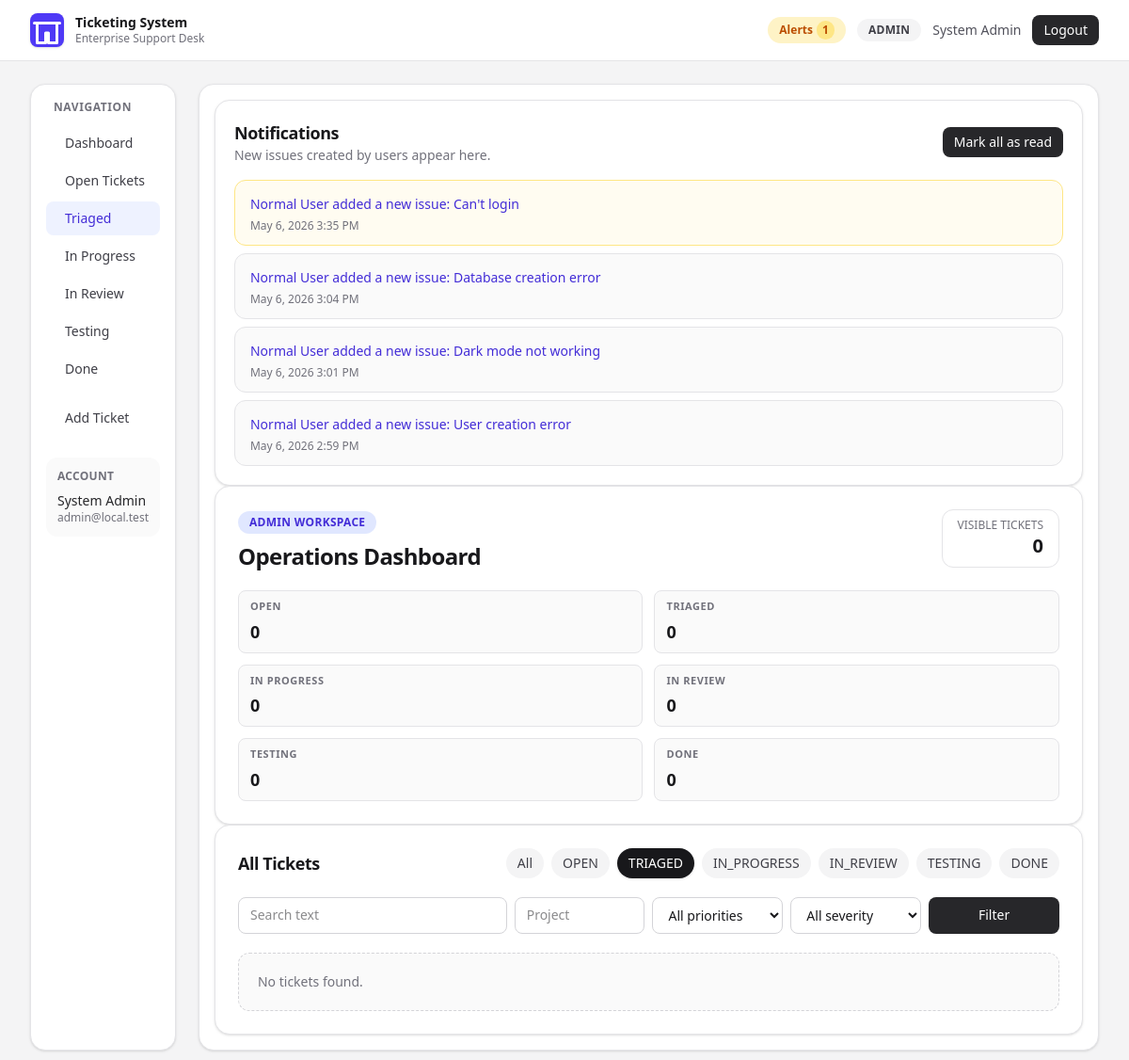
Before: /?status=TRIAGED (signed in) with the older database file.
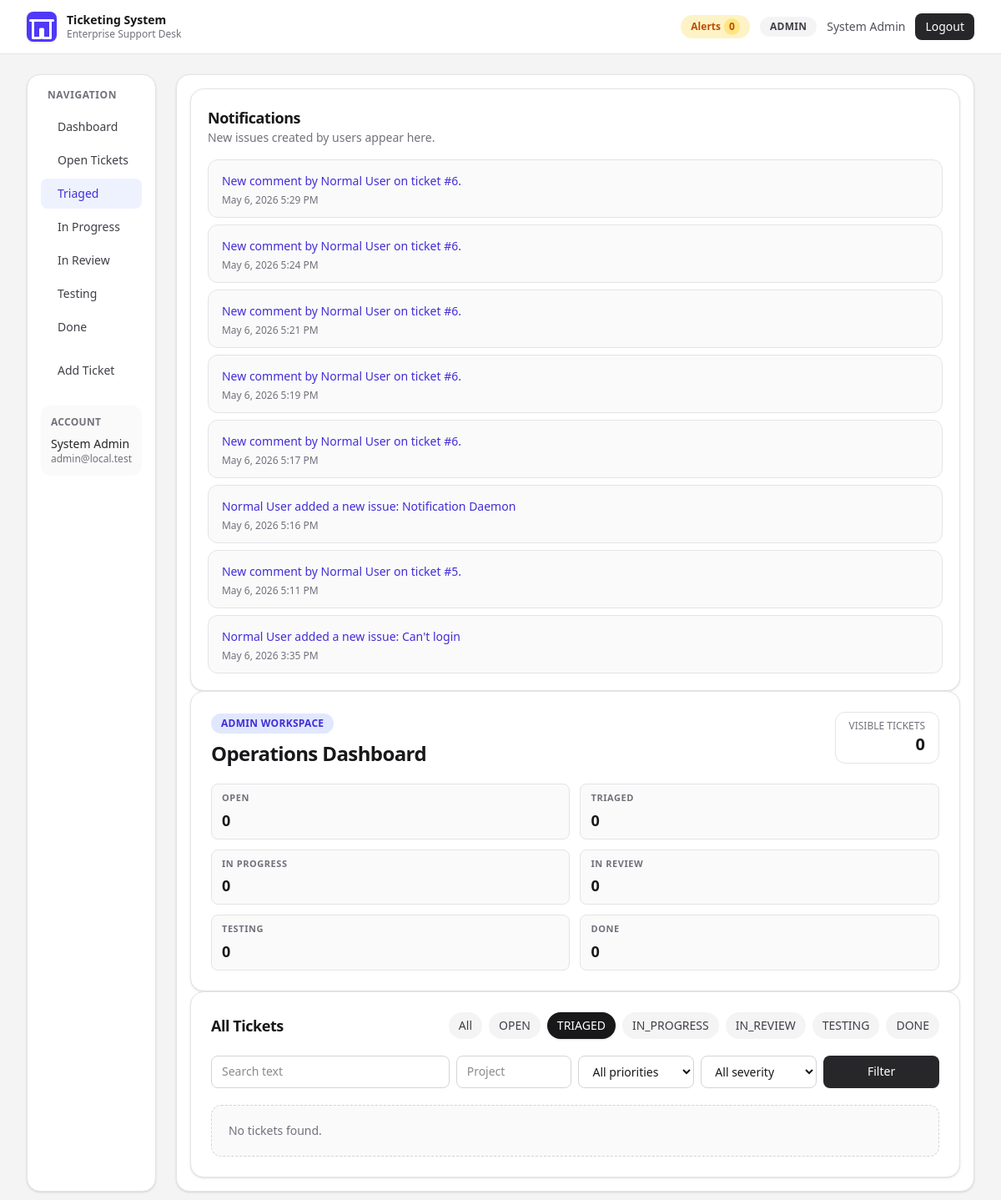
After: the same page with the newer database file.
### tables this page shows
CREATE TABLE "User" (
    "id" INTEGER NOT NULL PRIMARY KEY AUTOINCREMENT,
    "name" TEXT NOT NULL,
    "email" TEXT NOT NULL,
    "password" TEXT NOT NULL,
    "role" TEXT NOT NULL DEFAULT 'USER',
    "createdAt" DATETIME NOT NULL DEFAULT CURRENT_TIMESTAMP,
    "updatedAt" DATETIME NOT NULL
);

CREATE TABLE "Notification" (
    "id" INTEGER NOT NULL PRIMARY KEY AUTOINCREMENT,
    "userId" INTEGER NOT NULL,
    "ticketId" INTEGER,
    "message" TEXT NOT NULL,
    "isRead" BOOLEAN NOT NULL DEFAULT false,
    "createdAt" DATETIME NOT NULL DEFAULT CURRENT_TIMESTAMP, commentId INTEGER,
    CONSTRAINT "Notification_userId_fkey" FOREIGN KEY ("userId") REFERENCES "User" ("id") ON DELETE CASCADE ON UPDATE CASCADE,
    CONSTRAINT "Notification_ticketId_fkey" FOREIGN KEY ("ticketId") REFERENCES "Ticket" ("id") ON DELETE SET NULL ON UPDATE CASCADE
);

### public/index.php (the view, shortened to what the rows shown need)
<?php
require_once __DIR__ . '/../src/db.php';
require_once __DIR__ . '/../src/auth.php';
require_once __DIR__ . '/../src/tickets.php';
$loginError = null;
$selectedStatus = $_GET['status'] ?? null;
$searchQuery = trim((string) ($_GET['q'] ?? ''));
$selectedProject = trim((string) ($_GET['project'] ?? ''));
$selectedPriority = $_GET['priority'] ?? null;
$selectedSeverity = $_GET['severity'] ?? null;
$selectedAssigneeId = (int) ($_GET['assigneeUserId'] ?? 0);
$user = currentUser();
$adminNotifications = [];
$unreadNotificationCount = 0;
try {
    $filters = [
        'status' => $selectedStatus,
        'q' => $searchQuery,
        'project' => $selectedProject,
        'priority' => $selectedPriority,
        'severity' => $selectedSeverity,
        'assigneeUserId' => $selectedAssigneeId,
    ];
    $tickets = $user ? listTickets($user, $filters) : [];
    if ($user !== null) {
        $adminNotifications = listUserNotifications($user);
        $unreadNotificationCount = unreadNotificationCount($user);
        $assignableUsers = listAssignableUsers();
    }
} catch (Throwable $e) {
    $error = $e->getMessage();
    $tickets = [];
}
$statusCounts = array_fill_keys(ALLOWED_STATUSES, 0);
?>
<!DOCTYPE html>
<html lang="en">
<head>
  <link rel="stylesheet" href="/assets/app.css">
</head>
<body class="min-h-screen bg-zinc-100 text-zinc-900 antialiased">
  <nav class="sticky top-0 z-30 border-b border-zinc-200 bg-white/95 backdrop-blur">
    <div class="mx-auto flex h-16 max-w-[1400px] items-center justify-between px-4 sm:px-6 lg:px-8">
      <div class="flex items-center gap-3">
        <?php if ($user !== null): ?>
          <a id="admin-alert-chip" href="#notifications-section" class="inline-flex items-center gap-1 rounded-full bg-amber-100 px-3 py-1 text-xs font-semibold text-amber-700 hover:bg-amber-200">
            Alerts
            <span id="admin-alert-count" class="rounded-full bg-amber-200 px-1.5 py-0.5"><?= $unreadNotificationCount ?></span>
          </a>
          <span class="rounded-full bg-zinc-100 px-3 py-1 text-xs font-semibold uppercase tracking-wide text-zinc-700"><?= htmlspecialchars((string) $user['role'], ENT_QUOTES, 'UTF-8') ?></span>
          <span class="hidden text-sm text-zinc-600 md:inline"><?= htmlspecialchars((string) $user['name'], ENT_QUOTES, 'UTF-8') ?></span>
          <form method="post">
            <button class="rounded-lg bg-zinc-800 px-3 py-1.5 text-sm font-medium text-white transition hover:bg-zinc-900">Logout</button>
          </form>
        <?php else: ?>
          <span class="text-sm text-zinc-600">Sign in required</span>
        <?php endif; ?>
      </div>
    </div>
  </nav>
  <main class="mx-auto max-w-[1400px] px-4 py-6 sm:px-6 lg:px-8">
    <?php if ($user === null): ?>
      <section class="mx-auto grid max-w-5xl overflow-hidden rounded-3xl border border-zinc-200/80 bg-white shadow-2xl shadow-indigo-900/10 lg:grid-cols-2">
        <div class="relative hidden bg-gradient-to-br from-indigo-600 via-indigo-700 to-violet-700 p-8 text-white lg:block">
          <div class="absolute -right-16 -top-16 h-48 w-48 rounded-full bg-white/10"></div>
          <div class="absolute -bottom-14 -left-14 h-40 w-40 rounded-full bg-violet-300/20"></div>
          <p class="relative inline-flex rounded-full border border-white/30 bg-white/10 px-3 py-1 text-xs font-semibold uppercase tracking-widest">Support Portal</p>
          <h1 class="relative mt-6 text-3xl font-bold leading-tight">Professional ticket management for your team</h1>
          <p class="relative mt-4 text-sm text-indigo-100">Stay on top of incidents with role-based access, clear priorities, and streamlined workflows.</p>
        </div>
        <div class="p-6 sm:p-8">
          <h1 class="text-2xl font-bold tracking-tight text-zinc-900">Sign in to Dashboard</h1>
          <p class="mt-2 text-sm text-zinc-600">Use seeded accounts: `admin@local.test` / `admin123` or `user@local.test` / `user123`.</p>
        <?php if ($loginError !== null): ?>
          <div class="mt-4 rounded-xl border border-rose-200 bg-rose-50 px-3 py-2 text-sm text-rose-700"><?= htmlspecialchars($loginError, ENT_QUOTES, 'UTF-8') ?></div>
        <?php endif; ?>
        <form method="post" class="mt-6 space-y-4">
          <input type="hidden" name="action" value="login">
          <label class="block text-sm">
            <span class="mb-1.5 block font-medium text-zinc-700">Email</span>
            <input name="email" type="email" required class="w-full rounded-xl border border-zinc-300 px-3 py-2.5 focus:border-indigo-300 focus:outline-none focus:ring focus:ring-indigo-200">
          </label>
          <label class="block text-sm">
            <span class="mb-1.5 block font-medium text-zinc-700">Password</span>
            <input name="password" type="password" required class="w-full rounded-xl border border-zinc-300 px-3 py-2.5 focus:border-indigo-300 focus:outline-none focus:ring focus:ring-indigo-200">
          </label>
          <button class="inline-flex w-full justify-center rounded-xl bg-indigo-600 px-4 py-2.5 font-medium text-white shadow-sm shadow-indigo-600/30 transition hover:-translate-y-0.5 hover:bg-indigo-700">Sign In</button>
        </form>
        </div>
      </section>
    <?php else: ?>
      <section class="flex gap-6">
        <aside class="sticky top-20 h-fit w-60 flex-none rounded-2xl border border-zinc-200 bg-white p-4 shadow-sm">
          <p class="px-2 text-xs font-semibold uppercase tracking-wider text-zinc-500">Navigation</p>
          <nav class="mt-3 space-y-1">
            <a href="/" class="flex items-center gap-2 rounded-lg px-3 py-2 text-sm font-medium transition <?= $selectedStatus === null ? 'bg-indigo-50 text-indigo-700' : 'text-zinc-700 hover:bg-zinc-100' ?>">
              Dashboard
            </a>
            <a href="/?status=OPEN" class="flex items-center gap-2 rounded-lg px-3 py-2 text-sm font-medium transition <?= $selectedStatus === 'OPEN' ? 'bg-indigo-50 text-indigo-700' : 'text-zinc-700 hover:bg-zinc-100' ?>">
              Open Tickets
            </a>
            <a href="/?status=TRIAGED" class="flex items-center gap-2 rounded-lg px-3 py-2 text-sm font-medium transition <?= $selectedStatus === 'TRIAGED' ? 'bg-indigo-50 text-indigo-700' : 'text-zinc-700 hover:bg-zinc-100' ?>">
              Triaged
            </a>
            <a href="/?status=IN_PROGRESS" class="flex items-center gap-2 rounded-lg px-3 py-2 text-sm font-medium transition <?= $selectedStatus === 'IN_PROGRESS' ? 'bg-indigo-50 text-indigo-700' : 'text-zinc-700 hover:bg-zinc-100' ?>">
              In Progress
            </a>
            <a href="/?status=IN_REVIEW" class="flex items-center gap-2 rounded-lg px-3 py-2 text-sm font-medium transition <?= $selectedStatus === 'IN_REVIEW' ? 'bg-indigo-50 text-indigo-700' : 'text-zinc-700 hover:bg-zinc-100' ?>">
              In Review
            </a>
            <a href="/?status=TESTING" class="flex items-center gap-2 rounded-lg px-3 py-2 text-sm font-medium transition <?= $selectedStatus === 'TESTING' ? 'bg-indigo-50 text-indigo-700' : 'text-zinc-700 hover:bg-zinc-100' ?>">
              Testing
            </a>
            <?php if (isAdmin($user)): ?>
              <a href="/?status=DONE" class="flex items-center gap-2 rounded-lg px-3 py-2 text-sm font-medium transition <?= $selectedStatus === 'DONE' ? 'bg-indigo-50 text-indigo-700' : 'text-zinc-700 hover:bg-zinc-100' ?>">
                Done
              </a>
            <?php endif; ?>
          </nav>
          <a href="/add-ticket.php" class="mt-4 flex items-center gap-2 rounded-lg px-3 py-2 text-sm font-medium text-zinc-700 transition hover:bg-zinc-100">
            Add Ticket
          </a>
          <div class="mt-6 rounded-xl bg-zinc-50 p-3">
            <p class="text-xs font-semibold uppercase tracking-wide text-zinc-500">Account</p>
            <p class="mt-2 text-sm font-medium text-zinc-800"><?= htmlspecialchars((string) $user['name'], ENT_QUOTES, 'UTF-8') ?></p>
            <p class="text-xs text-zinc-500"><?= htmlspecialchars((string) $user['email'], ENT_QUOTES, 'UTF-8') ?></p>
          </div>
        </aside>
        <div class="flex-1 space-y-6">
          <aside class="rounded-2xl border border-zinc-200 bg-white p-4 shadow-sm">
          <section id="notifications-section" class="rounded-2xl border border-zinc-200 bg-white p-5 shadow-sm">
              <div class="flex flex-wrap items-center justify-between gap-3">
                <div>
                  <h2 class="text-lg font-semibold tracking-tight">Notifications</h2>
                  <p class="text-sm text-zinc-500">
                    <?= isAdmin($user) ? 'New issues created by users appear here.' : 'Updates from admin on your submitted issues appear here.' ?>
                  </p>
                </div>
                <?php if ($unreadNotificationCount > 0): ?>
                  <form method="post" id="mark-read-form">
                    <button class="rounded-lg bg-zinc-800 px-3 py-1.5 text-sm font-medium text-white hover:bg-zinc-900">
                      Mark all as read
                    </button>
                  </form>
                <?php endif; ?>
              </div>
              <div id="admin-notification-list" class="mt-4 space-y-2">
                <?php foreach ($adminNotifications as $notification): ?>
                  <article class="rounded-xl border px-4 py-3 <?= (int) $notification['isRead'] === 0 ? 'border-amber-200 bg-amber-50/70' : 'border-zinc-200 bg-zinc-50' ?>">
                    <?php if (!empty($notification['ticketId'])): ?>
                      <?php $commentHash = !empty($notification['commentId']) ? '#comment-' . (int) $notification['commentId'] : (str_contains((string) $notification['message'], 'comment') ? '#comments' : ''); ?>
                      <a href="/issue.php?id=<?= (int) $notification['ticketId'] ?><?= $commentHash ?>" class="text-sm font-medium text-indigo-700 hover:underline">
                        <?= htmlspecialchars((string) $notification['message'], ENT_QUOTES, 'UTF-8') ?>
                      </a>
                    <?php else: ?>
                      <p class="text-sm font-medium text-zinc-800"><?= htmlspecialchars((string) $notification['message'], ENT_QUOTES, 'UTF-8') ?></p>
                    <?php endif; ?>
                    <p class="mt-1 text-xs text-zinc-500"><?= htmlspecialchars(date('M j, Y g:i A', strtotime((string) $notification['createdAt'])), ENT_QUOTES, 'UTF-8') ?></p>
                  </article>
                <?php endforeach; ?>
              </div>
            </section>
          <header class="rounded-2xl border border-zinc-200 bg-white p-6 shadow-sm">
            <div class="flex flex-wrap items-start justify-between gap-4">
              <div>
                <p class="inline-flex rounded-full bg-indigo-100 px-3 py-1 text-xs font-semibold uppercase tracking-wide text-indigo-700"><?= isAdmin($user) ? 'Admin Workspace' : 'User Workspace' ?></p>
                <h1 class="mt-2 text-2xl font-bold tracking-tight"><?= isAdmin($user) ? 'Operations Dashboard' : 'My Support Dashboard' ?></h1>
              </div>
              <div class="rounded-xl border border-zinc-200 px-4 py-2 text-right">
                <p class="text-xs uppercase text-zinc-500">Visible Tickets</p>
                <p class="text-xl font-semibold"><?= count($tickets) ?></p>
              </div>
            </div>
            <div class="mt-5 grid gap-3 sm:grid-cols-2 xl:grid-cols-4">
              <?php foreach (ALLOWED_STATUSES as $status): ?>
                <div class="rounded-lg border border-zinc-200 bg-zinc-50 px-3 py-2">
                  <p class="text-[11px] font-semibold uppercase tracking-wider text-zinc-500"><?= htmlspecialchars(str_replace('_', ' ', $status), ENT_QUOTES, 'UTF-8') ?></p>
                  <p class="mt-1 text-lg font-semibold text-zinc-900"><?= (int) $statusCounts[$status] ?></p>
                </div>
              <?php endforeach; ?>
            </div>
          </header>
            <div class="rounded-2xl border border-zinc-200 bg-white p-6 shadow-sm xl:col-span-12">
              <div class="mb-5 flex flex-wrap items-center justify-between gap-3">
                <h2 class="text-lg font-semibold tracking-tight"><?= isAdmin($user) ? 'All Tickets' : 'My Tickets' ?></h2>
                <div class="flex flex-wrap items-center gap-2">
                  <a href="/" class="rounded-full px-3 py-1.5 text-sm font-medium transition <?= $selectedStatus === null ? 'bg-zinc-900 text-white shadow-sm' : 'bg-zinc-100 text-zinc-700 hover:bg-zinc-200' ?>">All</a>
                  <?php foreach (ALLOWED_STATUSES as $status): ?>
                    <a href="/?status=<?= urlencode($status) ?>" class="rounded-full px-3 py-1.5 text-sm font-medium transition <?= $selectedStatus === $status ? 'bg-zinc-900 text-white shadow-sm' : 'bg-zinc-100 text-zinc-700 hover:bg-zinc-200' ?>">
                      <?= htmlspecialchars($status, ENT_QUOTES, 'UTF-8') ?>
                    </a>
                  <?php endforeach; ?>
                </div>
              </div>
              <form method="get" class="mb-5 grid gap-2 md:grid-cols-6">
                <input type="text" name="q" value="<?= htmlspecialchars($searchQuery, ENT_QUOTES, 'UTF-8') ?>" placeholder="Search text" class="rounded-lg border border-zinc-300 px-3 py-2 text-sm md:col-span-2">
                <input type="text" name="project" value="<?= htmlspecialchars($selectedProject, ENT_QUOTES, 'UTF-8') ?>" placeholder="Project" class="rounded-lg border border-zinc-300 px-3 py-2 text-sm">
                <select name="priority" class="rounded-lg border border-zinc-300 px-3 py-2 text-sm">
                  <option value="">All priorities</option>
                </select>
                <select name="severity" class="rounded-lg border border-zinc-300 px-3 py-2 text-sm">
                  <option value="">All severity</option>
                </select>
                <button class="rounded-lg bg-zinc-800 px-3 py-2 text-sm font-medium text-white">Filter</button>
              </form>
              <div class="space-y-4">
                <?php if (count($tickets) === 0): ?>
                  <p class="rounded-xl border border-dashed border-zinc-300 bg-zinc-50 p-5 text-sm text-zinc-500">No tickets found.</p>
                <?php endif; ?>
              </div>
            </div>
          </section>
    <?php endif; ?>
  </main>
</body>
</html>

Changed rows visible on the page:
no longer on this page (row unchanged): notification: message "Normal User added a new issue: Database creation error", createdAt "May 6, 2026 3:04 PM"
no longer on this page (row unchanged): notification: message "Normal User added a new issue: Dark mode not working", createdAt "May 6, 2026 3:01 PM"
no longer on this page (row unchanged): notification: message "Normal User added a new issue: User creation error", createdAt "May 6, 2026 2:59 PM"
added notification: message "New comment by Normal User on ticket #6.", createdAt "May 6, 2026 5:29 PM"
added notification: message "New comment by Normal User on ticket #6.", createdAt "May 6, 2026 5:24 PM"
added notification: message "New comment by Normal User on ticket #6.", createdAt "May 6, 2026 5:21 PM"
added notification: message "New comment by Normal User on ticket #6.", createdAt "May 6, 2026 5:19 PM"
added notification: message "New comment by Normal User on ticket #6.", createdAt "May 6, 2026 5:17 PM"
added notification: message "Normal User added a new issue: Notification Daemon", createdAt "May 6, 2026 5:16 PM"
added notification: message "New comment by Normal User on ticket #5.", createdAt "May 6, 2026 5:11 PM"
changed notification "Normal User added a new issue: Can't login": isRead False → True (drawn)
Other visible differences:
$unreadNotificationCount: "1" → "0"
new list line: "0"
text no longer shown: "Mark all as read"
list line gone: "0"
